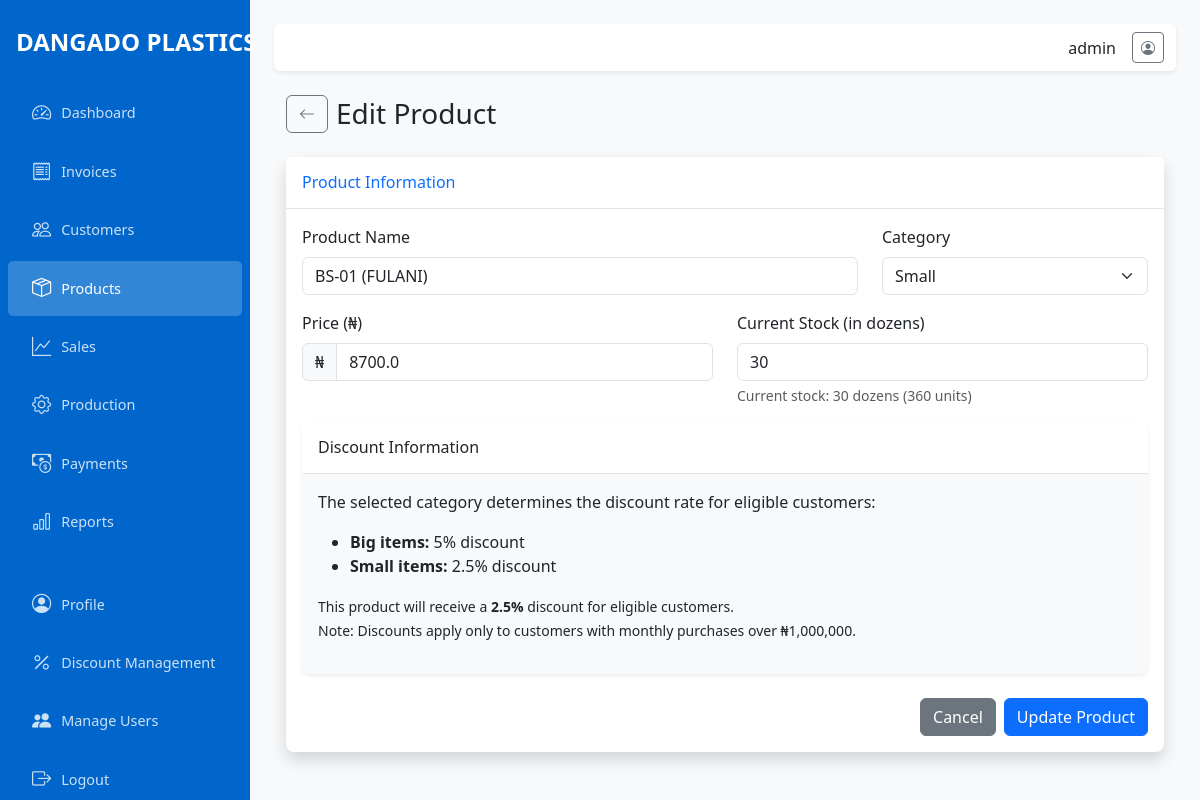
Screenshot of /products/edit/1 (signed in) with the database file from the repository.
### app/models.py (models this page shows, shortened)
class User(UserMixin, db.Model):
    id = db.Column(db.Integer, primary_key=True)
    username = db.Column(db.String(64), unique=True, nullable=False)
    email = db.Column(db.String(120), unique=True, nullable=False)
    password_hash = db.Column(db.String(128), nullable=False)
    is_admin = db.Column(db.Boolean, default=False)
    created_at = db.Column(db.DateTime, default=datetime.utcnow)

class Product(db.Model):
    id = db.Column(db.Integer, primary_key=True)
    product_name = db.Column(db.String(100), nullable=False)
    category = db.Column(db.String(50), default='Small')  # 'Big' or 'Small'
    price = db.Column(db.Float, nullable=False)
    stock_quantity = db.Column(db.Integer, default=0)  # In units (dozens * 12)
    created_at = db.Column(db.DateTime, default=datetime.utcnow)
    updated_at = db.Column(db.DateTime, default=datetime.utcnow, onupdate=datetime.utcnow)
    sales = db.relationship('Sale', backref='product', lazy=True)
    production_records = db.relationship('Production', backref='product', lazy=True)

### app/routes/products.py (the view, shortened to what this page needs)
@products.route('/products/edit/<int:id>', methods=['GET', 'POST'])
@login_required
def edit(id):
    product = Product.query.get_or_404(id)
    return render_template('products/edit.html', product=product)

### app/models.py (called while the page is built)
@login_manager.user_loader
def load_user(user_id):
    return User.query.get(int(user_id))

### app/templates/products/edit.html (shortened to what this page needs)
{% extends 'layout.html' %}
{% block content %}
<div class="container-fluid">
    <div class="d-flex align-items-center mb-4">
        <a href="{{ url_for('products.view', id=product.id) }}" class="btn btn-outline-secondary me-2">
            <i class="bi bi-arrow-left"></i>
        </a>
        <h1 class="h3 mb-0">Edit Product</h1>
    </div>
    <div class="card shadow mb-4">
        <div class="card-header py-3">
            <h6 class="m-0 font-weight-bold text-primary">Product Information</h6>
        </div>
        <div class="card-body">
            <form method="POST">
                <div class="row mb-3">
                    <div class="col-md-8">
                        <label for="product_name" class="form-label">Product Name</label>
                        <input type="text" class="form-control" id="product_name" name="product_name" value="{{ product.product_name }}" required>
                    </div>
                    <div class="col-md-4">
                        <label for="category" class="form-label">Category</label>
                        <select class="form-select" id="category" name="category" required>
                            <option value="Small" {% if product.category == 'Small' %}selected{% endif %}>Small</option>
                        </select>
                    </div>
                </div>
                <div class="row mb-3">
                    <div class="col-md-6">
                        <label for="price" class="form-label">Price (₦)</label>
                        <div class="input-group">
                            <span class="input-group-text">₦</span>
                            <input type="number" step="0.01" min="0" class="form-control" id="price" name="price" value="{{ product.price }}" required>
                        </div>
                    </div>
                    <div class="col-md-6">
                        <label for="stock" class="form-label">Current Stock (in dozens)</label>
                        <input type="number" class="form-control" id="stock" name="stock" min="0" value="{{ product.stock_quantity // 12 }}">
                        <div class="form-text">Current stock: {{ product.stock_quantity // 12 }} dozens ({{ product.stock_quantity }} units)</div>
                    </div>
                </div>
                <div class="card bg-light mb-4">
                    <div class="card-header">
                        <h6 class="mb-0">Discount Information</h6>
                    </div>
                    <div class="card-body">
                        <div id="discount-info" class="mb-3">
                            <p>The selected category determines the discount rate for eligible customers:</p>
                            <ul>
                                <li><strong>Big items:</strong> 5% discount</li>
                                <li><strong>Small items:</strong> 2.5% discount</li>
                            </ul>
                            <p class="mb-0"><small>This product will receive a <strong>{% if product.category == 'Big' %}5%{% else %}2.5%{% endif %}</strong> discount for eligible customers.</small></p>
                            <p class="mb-0"><small>Note: Discounts apply only to customers with monthly purchases over ₦1,000,000.</small></p>
                        </div>
                    </div>
                </div>
                <div class="d-grid gap-2 d-md-flex justify-content-md-end mt-4">
                    <a href="{{ url_for('products.view', id=product.id) }}" class="btn btn-secondary">Cancel</a>
                    <button type="submit" class="btn btn-primary">Update Product</button>
                </div>
            </form>
        </div>
    </div>
</div>
{% endblock %}

### app/templates/layout.html (shortened to what this page needs)
<!DOCTYPE html>
<html lang="en">
<head>
    <link href="https://cdn.jsdelivr.net/npm/bootstrap@5.3.0-alpha1/dist/css/bootstrap.min.css" rel="stylesheet">
    <link href="https://cdn.jsdelivr.net/npm/bootstrap-icons@1.11.0/font/bootstrap-icons.css" rel="stylesheet">
</head>
<body>
    <div class="wrapper">
        <nav id="sidebar" class="sidebar">
            <div class="sidebar-header">
                <div class="navbar-brand">DANGADO PLASTICS</div>
            </div>
            <ul class="nav flex-column">
                <li class="nav-item">
                    <a href="{{ url_for('dashboard.index') }}" class="nav-link {% if request.endpoint == 'dashboard.index' %}active{% endif %}">
                        <i class="bi bi-speedometer2"></i> Dashboard
                    </a>
                </li>
                <li class="nav-item">
                    <a href="{{ url_for('invoices.index') }}" class="nav-link {% if 'invoices' in request.endpoint %}active{% endif %}">
                        <i class="bi bi-receipt"></i> Invoices
                    </a>
                </li>
                <li class="nav-item">
                    <a href="{{ url_for('customers.index') }}" class="nav-link {% if 'customers' in request.endpoint %}active{% endif %}">
                        <i class="bi bi-people"></i> Customers
                    </a>
                </li>
                <li class="nav-item">
                    <a href="{{ url_for('products.index') }}" class="nav-link {% if 'products' in request.endpoint %}active{% endif %}">
                        <i class="bi bi-box-seam"></i> Products
                    </a>
                </li>
                <li class="nav-item">
                    <a href="{{ url_for('sales.index') }}" class="nav-link {% if 'sales' in request.endpoint %}active{% endif %}">
                        <i class="bi bi-graph-up"></i> Sales
                    </a>
                </li>
                <li class="nav-item">
                    <a href="{{ url_for('production.index') }}" class="nav-link {% if 'production' in request.endpoint %}active{% endif %}">
                        <i class="bi bi-gear"></i> Production
                    </a>
                </li>
                <li class="nav-item">
                    <a href="{{ url_for('payments.index') }}" class="nav-link {% if 'payments' in request.endpoint %}active{% endif %}">
                        <i class="bi bi-cash-coin"></i> Payments
                    </a>
                </li>
                <li class="nav-item">
                    <a href="{{ url_for('reports.index') }}" class="nav-link {% if 'reports' in request.endpoint %}active{% endif %}">
                        <i class="bi bi-bar-chart"></i> Reports
                    </a>
                </li>
                <li class="nav-item mt-4">
                    <a href="{{ url_for('auth.profile') }}" class="nav-link {% if request.endpoint == 'auth.profile' %}active{% endif %}">
                        <i class="bi bi-person-circle"></i> Profile
                    </a>
                </li>
                {% if current_user.is_admin %}
                <li class="nav-item">
                    <a href="{{ url_for('discounts.index') }}" class="nav-link {% if 'discounts' in request.endpoint %}active{% endif %}">
                        <i class="bi bi-percent"></i> Discount Management
                    </a>
                </li>
                {% endif %}
                {% if current_user.is_admin %}
                <li class="nav-item">
                    <a href="{{ url_for('auth.user_list') }}" class="nav-link {% if request.endpoint == 'auth.user_list' %}active{% endif %}">
                        <i class="bi bi-people-fill"></i> Manage Users
                    </a>
                </li>
                {% endif %}
                <li class="nav-item">
                    <a href="{{ url_for('auth.logout') }}" class="nav-link">
                        <i class="bi bi-box-arrow-right"></i> Logout
                    </a>
                </li>
            </ul>
        </nav>
        <div class="main-content">
            <nav class="navbar navbar-expand-lg navbar-light bg-white shadow-sm mb-4 rounded">
                <div class="container-fluid">
                    <div class="ms-auto d-flex align-items-center">
                        <div class="me-3">
                            {{ current_user.username }}
                        </div>
                        <a href="{{ url_for('auth.profile') }}" class="btn btn-outline-secondary btn-sm">
                            <i class="bi bi-person-circle"></i>
                        </a>
                    </div>
                </div>
            </nav>
            {% block content %}{% endblock %}
        </div>
    </div>
</body>
</html>

### app/templates/layout.html (style rules this page uses)
:root { --primary-color: #0066cc; --secondary-color: #f8f9fa; --sidebar-width: 250px; }
body { font-family: 'Segoe UI', Arial, sans-serif; background-color: #f8f9fa; }
.sidebar { min-width: var(--sidebar-width); width: var(--sidebar-width); background-color: var(--primary-color); min-height: 100vh; position: fixed; transition: all 0.3s; z-index: 999; }
.sidebar .navbar-brand { color: white; padding: 1.5rem 1rem; font-size: 1.5rem; font-weight: bold; }
.sidebar .nav-link { color: rgba(255, 255, 255, 0.8); padding: 0.8rem 1.5rem; font-size: 0.9rem; display: flex; align-items: center; border-radius: 5px; margin: 2px 8px; }
.sidebar .nav-link.active { color: white; background-color: rgba(255, 255, 255, 0.2); }
.sidebar .nav-link i { margin-right: 10px; font-size: 1.2rem; }
.main-content { margin-left: var(--sidebar-width); padding: 1.5rem; transition: all 0.3s; }
.card { border: none; border-radius: 0.5rem; box-shadow: 0 0.125rem 0.25rem rgba(0, 0, 0, 0.075); margin-bottom: 1.5rem; }
.card-header { background-color: white; border-bottom: 1px solid rgba(0, 0, 0, 0.1); padding: 1rem; font-weight: 600; }

### rows the page displays
User: username "admin"
Product: product_name "BS-01 (FULANI)", category "Small", price "8700.0", stock "30", stock_quantity "30", stock_quantity "360"
